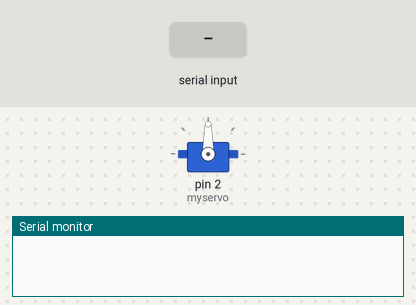
Bench run of a sketch on a simulated Arduino Uno, built with avr-gcc and run on an emulated ATmega328P. Parts: servo, the last lines printed to the serial monitor. The test bench sets the inputs (shaded band).

Above: at 1.2 s.
1.3 s: "W" received over Serial
At 1.9 s:
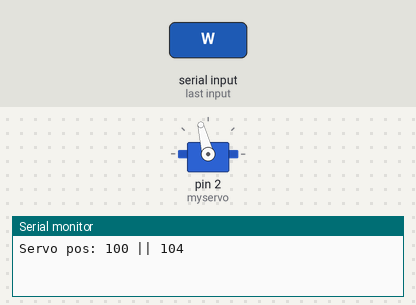
2.8 s: "1" received over Serial
At 4.0 s:
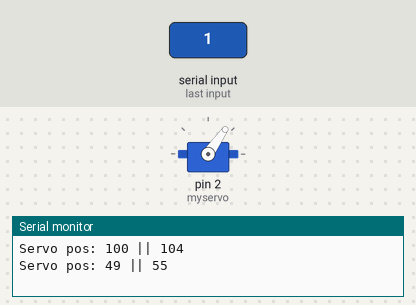
4.3 s: "W" received over Serial
At 5.4 s:
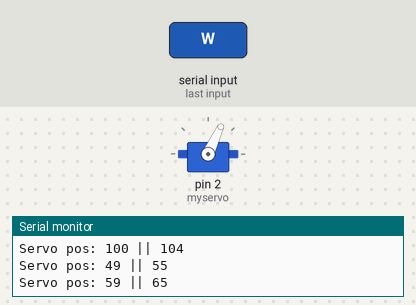
5.8 s: "S" received over Serial
At 6.5 s:
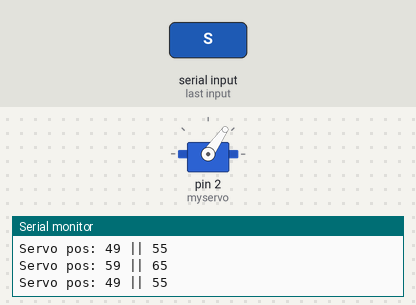
Timing chart, 0 to 8.3 s (numbered marks = the images above; inputs shaded):
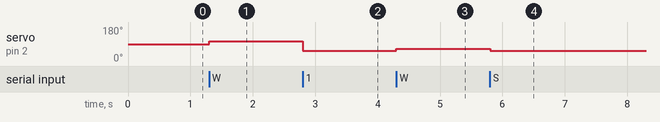

Measured:
- after the input at 1.3 s, servo on pin 2 (myservo): 90° → 104° at once
- after the input at 2.8 s, servo on pin 2 (myservo): 104° → 55° at once
- after the input at 4.3 s, servo on pin 2 (myservo): 55° → 65° at once
- after the input at 5.8 s, servo on pin 2 (myservo): 65° → 55° at once

The sketch:

RS232_Servo_Control.ino
```cpp
/*
 * Servo control from 9 to 180°
 * from 0 to 8 servo gets stuck
 * and starts buzzing
 */

#include <Servo.h>

Servo myservo;  // create servo object to control a servo
                // twelve servo objects can be created on most boards

int pos = 90;    // variable to store the servo position

void setup()
{
  Serial.begin(9600);
  myservo.attach(2);  // attaches the servo on pin 9 to the servo object
  myservo.write(pos);
}

void loop()
{
  if(Serial.available())
  {
    int byte1 = Serial.read();
    switch(byte1)
    {
      case 'W':
        pos = pos + 10;
        break;
      case 'S':
        pos = pos - 10;
        break;
      case 'w':
        pos = pos + 1;
        break;
      case 's':
        pos = pos - 1;
        break;
      default:
        pos = byte1;
        break;
    }
    if(pos > 180) pos = 180;
    if(pos <= 0)  pos = 0;

    //int realpos = map(pos, 0, 180, 9, 180);
    int realpos = pos * 0.95 + 9;
    myservo.write(realpos);
    Serial.print("Servo pos: ");
    Serial.print(pos);
    Serial.print(" || ");
    Serial.println(realpos);
  }
}
```
